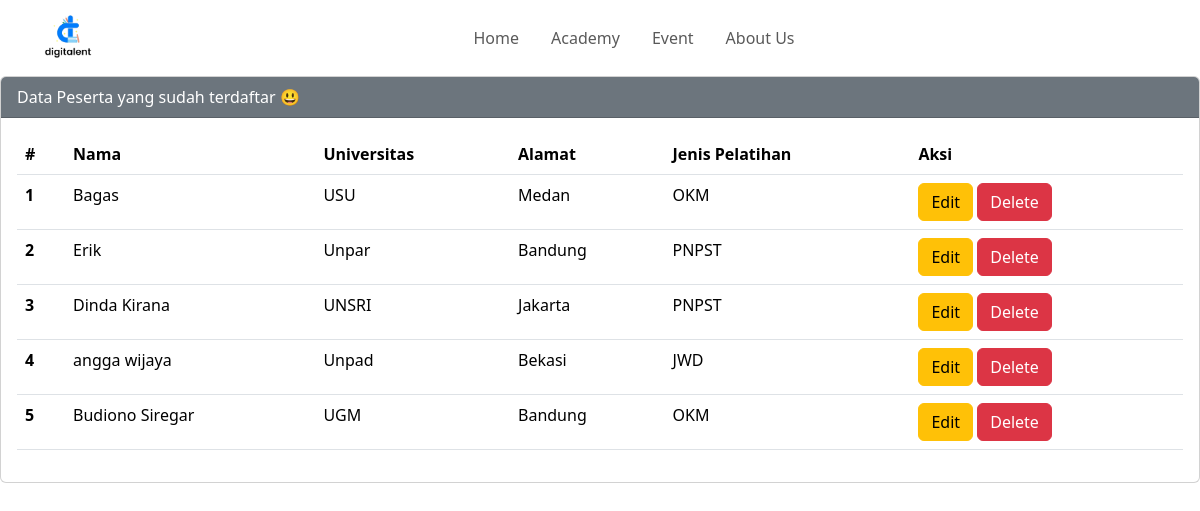
Screenshot of /academy.php with the database file from the repository.
### tables this page shows
CREATE TABLE `vsga` (
  `id` int(11) NOT NULL,
  `nama` varchar(25) NOT NULL,
  `univ` varchar(25) NOT NULL,
  `alamat` varchar(25) NOT NULL,
  `jenis` varchar(25) NOT NULL
);

### academy.php (the view, shortened to what this page needs)
<?php
include'koneksi.php'
?>
<!DOCTYPE html>
<html lang="en">
   <head>
      <link rel="stylesheet" href="./src/css/style.css">
      <link rel="stylesheet" href="./node_modules/bootstrap/dist/css/bootstrap.css">
      <link rel="stylesheet" href="./node_modules/bootstrap-icons/font/bootstrap-icons.css">
      <link href="https://cdn.jsdelivr.net/npm/bootstrap@5.3.3/dist/css/bootstrap.min.css" rel="stylesheet">
   </head>
<body>
</body>
</html>
<nav class="navbar navbar-expand-lg bg-transparent w-100">
         <div class="container">
            <span class="navbar-brand">
               <img src="./assets/logo/logo.png" alt="" width="52px" height="50px">
            </span>
            <div class="collapse navbar-collapse" id="navbarNav">
               <ul class="navbar-nav mx-auto">
                  <li class="nav-item mx-2">
                     <a class="nav-link" href="./index.php">Home</a>
                  </li>
                  <li class="nav-item mx-2">
                     <a class="nav-link" href="./academy.php">Academy</a>
                  </li>
                  <li class="nav-item mx-2">
                     <a class="nav-link" href="./index.php">Event</a>
                  </li>
                  <li class="nav-item mx-2">
                     <a class="nav-link" href="./index.php">About Us</a>
                  </li>
               </ul>
            </div>
         </div>
      </nav>
<div class="card">
            <div class="card-header text-white bg-secondary">
            Data Peserta yang sudah terdaftar 😃
            </div>
            <div class="card-body">
               <table class="table">
                  <thead>
                     <tr>
                        <th scope="col">#</th>
                        <th scope="col">Nama</th>
                        <th scope="col">Universitas</th>
                        <th scope="col">Alamat</th>
                        <th scope="col">Jenis Pelatihan</th>
                        <th scope="col">Aksi</th>
                     </tr>
                  </thead>
                  <tbody>
                     <?php
                     $sql2   = "SELECT * FROM vsga ORDER BY id DESC";
                     $q2     = mysqli_query($koneksi, $sql2);
                     $urut   = 1;
                     while ($r2 = mysqli_fetch_array($q2)) {
                        $id               = $r2['id'];
                        $nama             = $r2['nama'];
                        $univ             = $r2['univ'];
                        $alamat           = $r2['alamat'];
                        $jenispelatihan   = $r2['jenis'];
                     ?>
                     <tr>
                        <th scope="row"><?php echo $urut++ ?></th>
                        <td scope="row"><?php echo $nama ?></td>
                        <td scope="row"><?php echo $univ ?></td>
                        <td scope="row"><?php echo $alamat ?></td>
                        <td scope="row"><?php echo $jenispelatihan ?></td>
                        <td scope="row">
                           <a href="index.php?op=edit&id=<?php echo $id ?>"><button type="button" class="btn btn-warning">Edit</button></a>
                           <a href="index.php?op=delete&id=<?php echo $id?>" onclick="return confirm('Yakin mau delete data?')"><button type="button" class="btn btn-danger">Delete</button></a>
                        </td>
                     </tr>
                     <?php
                     }
                     ?>
                  </tbody>
               </table>
            </div>
         </div>

### src/css/style.css (style rules this page uses)
:root { --mainColor: #002745; --secondaryColor: #252525; --thirdColor: #ffffff; --fourColor : #e6e6e6; }
.navbar { z-index: 2; background: rgba(255, 255, 255, 0.8); }
.bg-transparent { transition: all ease-in-out 0.3s; }
.navbar a:is(:link, :active, :visited).active { color: var(--mainColor); font-weight: 550; border-bottom:1px solid var(--mainColor); }

### rows the page displays
vsga: nama "Bagas", univ "USU", alamat "Medan", jenis "OKM"
vsga: nama "Erik", univ "Unpar", alamat "Bandung", jenis "PNPST"
vsga: nama "Dinda Kirana", univ "UNSRI", alamat "Jakarta", jenis "PNPST"
vsga: nama "angga wijaya", univ "Unpad", alamat "Bekasi", jenis "JWD"
vsga: nama "Budiono Siregar", univ "UGM", alamat "Bandung", jenis "OKM"
